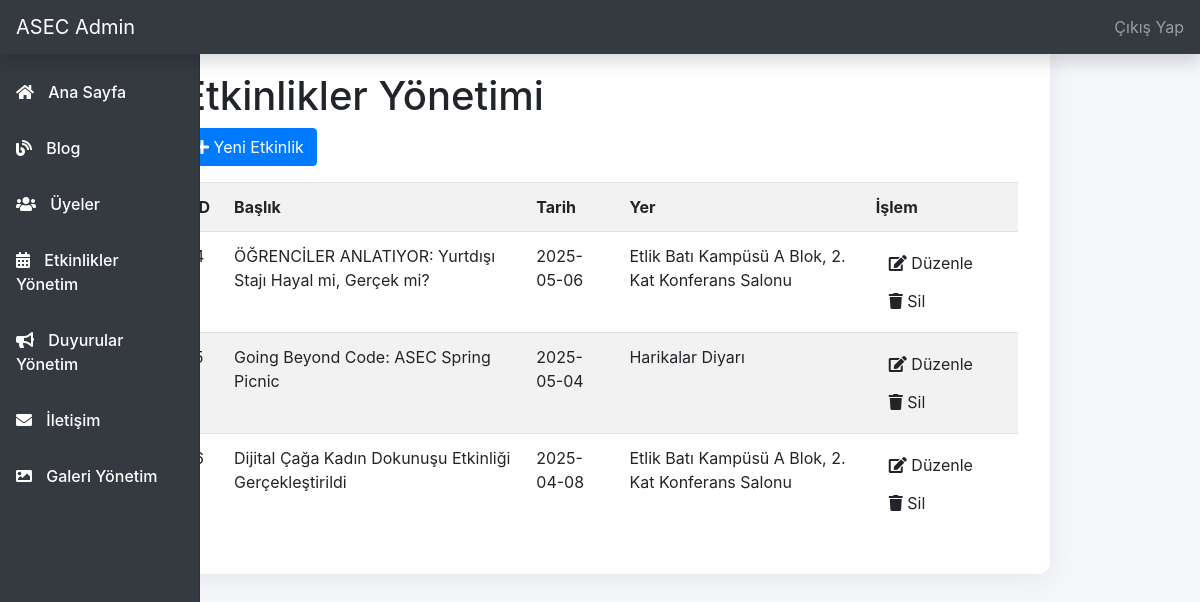
Page /admin/etkinlikler-yonetim.php (signed in) on the committed database.
### tables this page shows
CREATE TABLE `etkinlikler` (
  `id` int(11) NOT NULL,
  `baslik` varchar(255) NOT NULL,
  `aciklama` text DEFAULT NULL,
  `tarih` date NOT NULL,
  `saat` varchar(20) DEFAULT NULL,
  `yer` varchar(255) DEFAULT NULL,
  `kayit_link` varchar(255) DEFAULT NULL,
  `foto_link` varchar(255) DEFAULT NULL
);

### admin/etkinlikler-yonetim.php (the view, shortened to what this page needs)
<?php
require_once '../db.php';
$etkinlikler = $pdo->query('SELECT * FROM etkinlikler ORDER BY tarih DESC')->fetchAll();
?>
<?php include 'admin-header.php'; ?>
<?php include 'sidebar.php'; ?>
    <div class="centered-content-admin">
      <div class="centered-content-admin-inner">
        <h1>Etkinlikler Yönetimi</h1>
        <a href="etkinlik-ekle.php" class="btn btn-primary mb-3"><i class="fas fa-plus"></i> Yeni Etkinlik</a>
        <table class="table table-striped">
            <tr>
                <th>ID</th>
                <th>Başlık</th>
                <th>Tarih</th>
                <th>Yer</th>
                <th>İşlem</th>
            </tr>
            <?php foreach($etkinlikler as $etkinlik): ?>
            <tr>
                <td><?= htmlspecialchars($etkinlik['id']) ?></td>
                <td><?= htmlspecialchars($etkinlik['baslik']) ?></td>
                <td><?= htmlspecialchars($etkinlik['tarih']) ?></td>
                <td><?= htmlspecialchars($etkinlik['yer']) ?></td>
                <td>
                    <a href="etkinlik-duzenle.php?id=<?= $etkinlik['id'] ?>" class="btn btn-edit"><i class="fas fa-edit"></i> Düzenle</a>
                    <a href="etkinlik-sil.php?id=<?= $etkinlik['id'] ?>" class="btn btn-delete" onclick="return confirm('Silmek istediğinize emin misiniz?')"><i class="fas fa-trash"></i> Sil</a>
                </td>
            </tr>
            <?php endforeach; ?>
        </table>
      </div>
    </div>
</body>
</html>

### admin/admin-header.php (style rules this page uses)
body { background: #f5f6fa; }

### admin/etkinlikler-yonetim.php (style rules this page uses)
.centered-content-admin { display: flex; justify-content: center; align-items: flex-start; min-height: 100vh; background: transparent; }
.centered-content-admin-inner { max-width: 900px; width: 100%; background: #fff; border-radius: 12px; box-shadow: 0 4px 24px rgba(44,62,80,0.08); padding: 32px 32px 24px 32px; margin: 40px 0 40px 0; }

### rows in the picture
etkinlikler: baslik "ÖĞRENCİLER ANLATIYOR: Yurtdışı Stajı Hayal mi, Gerçek mi?", tarih "2025-05-06", yer "Etlik Batı Kampüsü A Blok, 2. Kat Konferans Salonu"
etkinlikler: baslik "Going Beyond Code: ASEC Spring Picnic", tarih "2025-05-04", yer "Harikalar Diyarı"
etkinlikler: baslik "Dijital Çağa Kadın Dokunuşu Etkinliği Gerçekleştirildi", tarih "2025-04-08", yer "Etlik Batı Kampüsü A Blok, 2. Kat Konferans Salonu"
